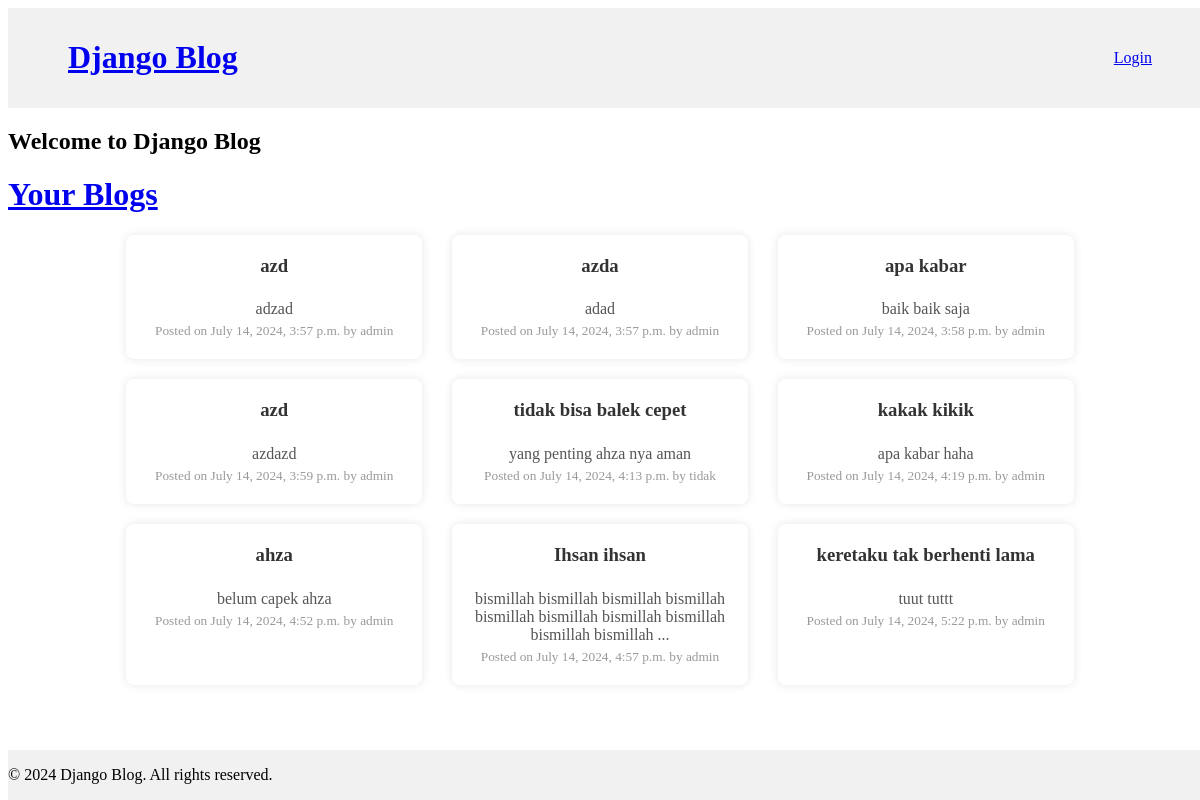
Before: / with the older database file.
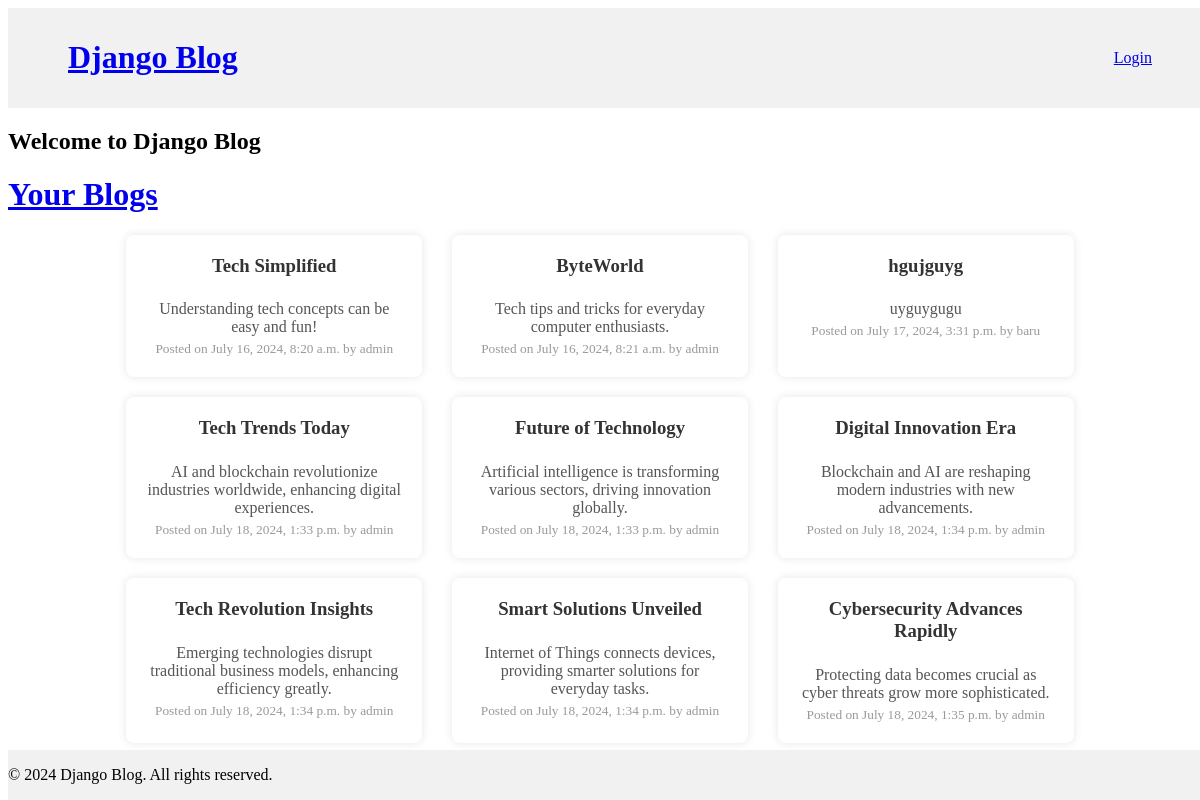
After: the same page with the newer database file.
### blogs/models.py (models this page shows, shortened)
class Post(models.Model):
    user = models.ForeignKey(User, on_delete=models.CASCADE)
    title = models.CharField(max_length=100)
    content = models.TextField()
    date_posted = models.DateTimeField(default=timezone.now)

### djangoProject/views.py (the view)
# urls.py: 2. Add a URL to urlpatterns:  path('', views.home, name='home')
def home(request):
    posts = Post.objects.all()
    for post in posts:
        post.content = post.content[:100] + '...' if len(post.content) > 100 else post.content
    return render(request, "home.html", {"posts": posts})

### templates/home.html (shortened to what this page needs)
{% load static %}
<!DOCTYPE html>
<html lang="en">
<head>
    <link rel="stylesheet" href="{% static 'css/home.css' %}">
</head>
<body>
    {% include 'header.html' %}
    <div class="container">
        <h2>Welcome to Django Blog</h2>
        <a href="{% url 'blog' %}">
            <h1>Your Blogs</h1>
        </a>
    </div>
    <div class="posts-container">
        {% for post in posts %}
            <div class="post" data-url="{% url 'detailPost' post.pk %}">
                <h3>{{ post.title }}</h3>
                <p>{{ post.content }}</p>
                <small>Posted on {{ post.date_posted }} by {{ post.user.username }}</small>
            </div>
        {% empty %}
            <p class="no-posts">There is post yet :')</p>
        {% endfor %}
    </div>
    {% include 'footer.html' %}
</body>
</html>

### templates/header.html (shortened to what this page needs)
<header>
    <div class="left-section">
        <a href="{% url 'home' %}">
            <h1>Django Blog</h1>
        </a>
    </div>
    {% if request.disable_login != True %}
        <div class="right-section">
            {% if user.is_authenticated %}
                <span class="username">{{ user.username }}</span>
                <a href="{% url 'logout' %}">Logout</a>
            {% else %}
                <a href="{% url 'authentication' %}">Login</a>
            {% endif %}
        </div>
    {% endif %}
</header>

### templates/footer.html (shortened to what this page needs)
<footer>
    <p>&copy; 2024 Django Blog. All rights reserved.</p>
</footer>

### static/css/home.css (style rules this page uses)
.posts-container { width: 80%; margin: 20px auto; display: flex; flex-wrap: wrap; gap: 20px; justify-content: space-between; }
.post { background-color: #fff; border-radius: 8px; box-shadow: 0 0 10px rgba(0, 0, 0, 0.1); padding: 20px; width: calc(33.33% - 20px); box-sizing: border-box; display: flex; flex-direction: column; align-items: center; text-align: center; }
.post h3 { margin-top: 0; color: #333; }
.post p { margin: 5px 0; color: #555; }
.post small { color: #999; }

### templates/header.html (style rules this page uses)
header { display: flex; justify-content: space-between; align-items: center; padding: 10px; width: 100%; background-color: #f1f1f1; }
.left-section { margin-left: 50px; }
.right-section { display: flex; align-items: center; margin-right: 50px; }

### templates/footer.html (style rules this page uses)
footer { position: fixed; bottom: 0; width: 100%; background-color: #f1f1f1; }

Changed rows visible on the page:
removed Post: title "azd", content "adzad", date_posted "July 14, 2024, 3:57 p.m.", user.username "admin"
removed Post: title "azda", content "adad", date_posted "July 14, 2024, 3:57 p.m.", user.username "admin"
removed Post: title "apa kabar", content "baik baik saja", date_posted "July 14, 2024, 3:58 p.m.", user.username "admin"
removed Post: title "azd", content "azdazd", date_posted "July 14, 2024, 3:59 p.m.", user.username "admin"
removed Post: title "tidak bisa balek cepet", content "yang penting ahza nya aman", date_posted "July 14, 2024, 4:13 p.m.", user.username "tidak"
removed Post: title "kakak kikik", content "apa kabar haha", date_posted "July 14, 2024, 4:19 p.m.", user.username "admin"
removed Post: title "ahza", content "belum capek ahza", date_posted "July 14, 2024, 4:52 p.m.", user.username "admin"
removed Post: title "Ihsan ihsan", content "bismillah bismillah bismillah bismillah bismillah bismillah bismillah bismillah bismillah bismillah ...", date_posted "July 14, 2024, 4:57 p.m.", user.username "admin"
removed Post: title "keretaku tak berhenti lama", content "tuut tuttt", date_posted "July 14, 2024, 5:22 p.m.", user.username "admin"
added Post: title "Tech Simplified", content "Understanding tech concepts can be easy and fun!", date_posted "July 16, 2024, 8:20 a.m.", user.username "admin"
added Post: title "ByteWorld", content "Tech tips and tricks for everyday computer enthusiasts.", date_posted "July 16, 2024, 8:21 a.m.", user.username "admin"
added Post: title "hgujguyg", content "uyguygugu", date_posted "July 17, 2024, 3:31 p.m.", user.username "baru"
added Post: title "Tech Trends Today", content "AI and blockchain revolutionize industries worldwide, enhancing digital experiences.", date_posted "July 18, 2024, 1:33 p.m.", user.username "admin"
added Post: title "Future of Technology", content "Artificial intelligence is transforming various sectors, driving innovation globally.", date_posted "July 18, 2024, 1:33 p.m.", user.username "admin"
added Post: title "Digital Innovation Era", content "Blockchain and AI are reshaping modern industries with new advancements.", date_posted "July 18, 2024, 1:34 p.m.", user.username "admin"
added Post: title "Tech Revolution Insights", content "Emerging technologies disrupt traditional business models, enhancing efficiency greatly.", date_posted "July 18, 2024, 1:34 p.m.", user.username "admin"
added Post: title "Smart Solutions Unveiled", content "Internet of Things connects devices, providing smarter solutions for everyday tasks.", date_posted "July 18, 2024, 1:34 p.m.", user.username "admin"
added Post: title "Cybersecurity Advances Rapidly", content "Protecting data becomes crucial as cyber threats grow more sophisticated.", date_posted "July 18, 2024, 1:35 p.m.", user.username "admin"
